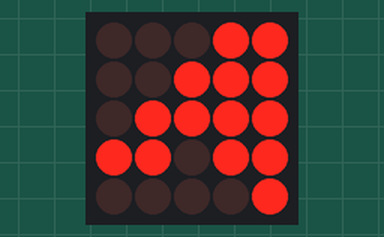
This sketch was run on a simulated Arduino Uno, built with avr-gcc and run on an emulated ATmega328P. Shown: 5×5 LED matrix. Wiring (inferred from the names in the program): LED matrix (orientation assumed): rows pin 3, pin 4, pin 5, pin 6, pin 2; columns A1, A2, A3, A4, A5.

Above: at 0.2 s.
At 1.11 s:
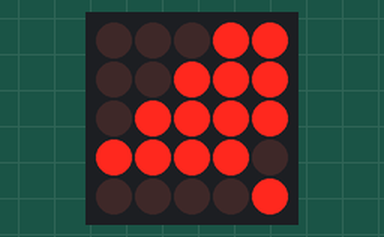
At 1.71 s:
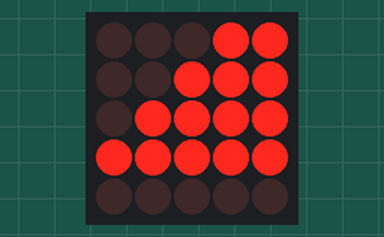
At 2.61 s:
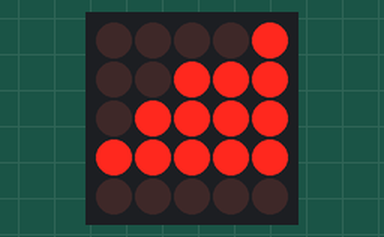
At 3.51 s:
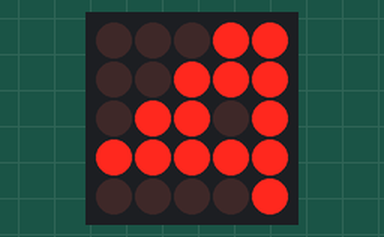
At 7.1 s:
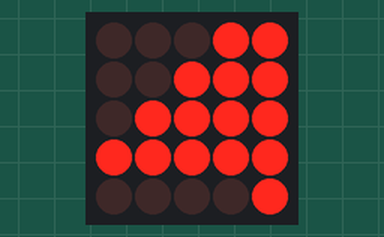

Measured:
- by itself, everything shown: repeats every 7.5 s, in 25 steps

The sketch:

LED_christmas_tree.ino
```cpp
//15 LED's in a triangle (half of a 5x5 matrix)
//     14
//    12 13
//   9 10 11
//  5  6  7 8
// 1  2  3 4 5

#define MATRIXFREQ 1000L
byte scanrow=0;
const byte apin[15]={2,3,4,5,6,3,4,5,6,4,5,6,5,6,6};
const byte kpin[15]={A5,A4,A3,A2,A1,A5,A4,A3,A2,A5,A4,A3,A5,A4,A5};
unsigned int treeimg=0;    //all off
unsigned int tree[]={
  16383,30719,32751,30719,16383,32255,32766,32255,16383,327676,
  32753,32287,31743,20479,32767,
  32753,32287,31743,20479,32767,
  32753,32287,31743,20479,32767,
};

void setup() {
  treeSetup();
}

void loop() {
  static int i=0;             //index counter for cycling through patterns
  i=(i+1)%(sizeof(tree)/2);   //work with however many elements in tree
  treeimg=tree[i];            //change output image => actually displaying is done by the ISR
  delay(300);                 //wait a bit
}

void treeSetup(){
  for(int i=0;i<15;i++){
    pinMode(apin[i],OUTPUT);
    pinMode(kpin[i],OUTPUT);
    digitalWrite(apin[i],LOW);    //anodes off
    digitalWrite(kpin[i],HIGH);   //cathodes off
  }
  // Timer 1 set up as a FREQ Hz sample interrupt, only common thing this affects is servo library
  TCCR1A = 0;
  TCCR1B = _BV(WGM12) | _BV(CS10);
  TCNT1 = 0;
  OCR1A = F_CPU / MATRIXFREQ;
  TIMSK1 = _BV(OCIE1A);
}

ISR(TIMER1_COMPA_vect) {    //gets triggered FREQ times/second (works on Leo and Uno)
  scanrow=(scanrow+1)%5;    //next row
  for(int i=0;i<15;i++){
    digitalWrite(apin[i],LOW);    //anodes off
    digitalWrite(kpin[i],HIGH);   //cathodes off
  }
  digitalWrite(apin[scanrow],HIGH);    //active anode on
  for(int i=0;i<15;i++){
    if(apin[i]==apin[scanrow]){         //if it's on the same anode
      if((1<<i)&treeimg){              //and LED is supposed to be lit
        digitalWrite(kpin[i],LOW);     //cathode on
      }
    }
  }
}
```
